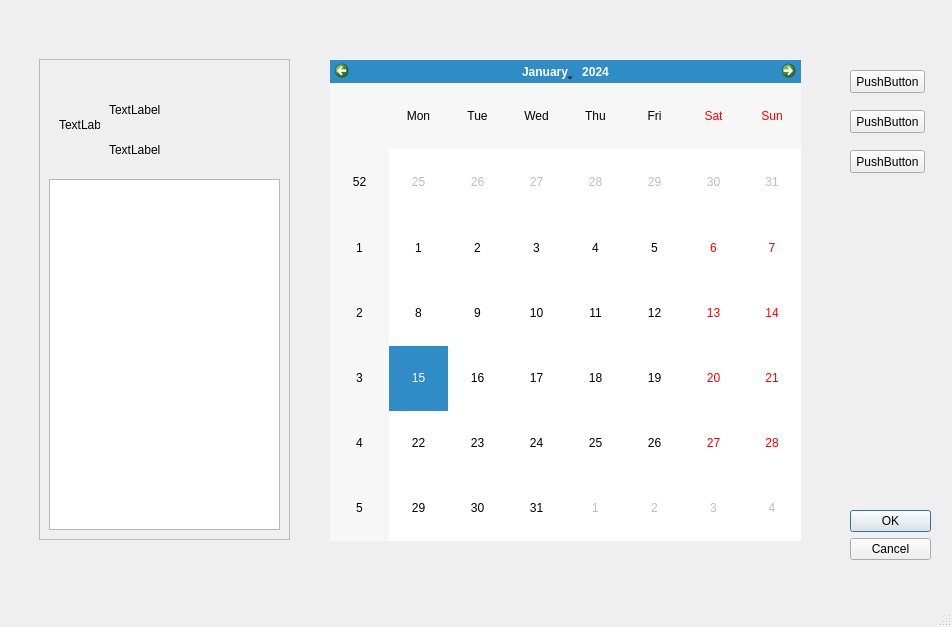
<?xml version="1.0" encoding="UTF-8"?>
<ui version="4.0">
 <class>Dialog</class>
 <widget class="QDialog" name="Dialog">
  <property name="geometry">
   <rect>
    <x>0</x>
    <y>0</y>
    <width>952</width>
    <height>627</height>
   </rect>
  </property>
  <property name="windowTitle">
   <string>Dialog</string>
  </property>
  <property name="sizeGripEnabled">
   <bool>true</bool>
  </property>
  <property name="modal">
   <bool>true</bool>
  </property>
  <widget class="QDialogButtonBox" name="buttonBox">
   <property name="geometry">
    <rect>
     <x>850</x>
     <y>510</y>
     <width>81</width>
     <height>101</height>
    </rect>
   </property>
   <property name="orientation">
    <enum>Qt::Vertical</enum>
   </property>
   <property name="standardButtons">
    <set>QDialogButtonBox::Cancel|QDialogButtonBox::Ok</set>
   </property>
  </widget>
  <widget class="QCalendarWidget" name="calendarWidget">
   <property name="geometry">
    <rect>
     <x>330</x>
     <y>60</y>
     <width>471</width>
     <height>481</height>
    </rect>
   </property>
  </widget>
  <widget class="QFrame" name="frame">
   <property name="geometry">
    <rect>
     <x>39</x>
     <y>59</y>
     <width>251</width>
     <height>481</height>
    </rect>
   </property>
   <property name="frameShape">
    <enum>QFrame::StyledPanel</enum>
   </property>
   <property name="frameShadow">
    <enum>QFrame::Raised</enum>
   </property>
   <widget class="QLabel" name="label">
    <property name="geometry">
     <rect>
      <x>20</x>
      <y>30</y>
      <width>41</width>
      <height>71</height>
     </rect>
    </property>
    <property name="text">
     <string>TextLabel</string>
    </property>
   </widget>
   <widget class="QLabel" name="label_2">
    <property name="geometry">
     <rect>
      <x>70</x>
      <y>30</y>
      <width>161</width>
      <height>41</height>
     </rect>
    </property>
    <property name="text">
     <string>TextLabel</string>
    </property>
   </widget>
   <widget class="QLabel" name="label_3">
    <property name="geometry">
     <rect>
      <x>70</x>
      <y>80</y>
      <width>161</width>
      <height>21</height>
     </rect>
    </property>
    <property name="text">
     <string>TextLabel</string>
    </property>
   </widget>
   <widget class="QListWidget" name="listWidget">
    <property name="geometry">
     <rect>
      <x>10</x>
      <y>120</y>
      <width>231</width>
      <height>351</height>
     </rect>
    </property>
   </widget>
  </widget>
  <widget class="QPushButton" name="pushButton">
   <property name="geometry">
    <rect>
     <x>850</x>
     <y>110</y>
     <width>75</width>
     <height>23</height>
    </rect>
   </property>
   <property name="text">
    <string>PushButton</string>
   </property>
  </widget>
  <widget class="QPushButton" name="pushButton_2">
   <property name="geometry">
    <rect>
     <x>850</x>
     <y>150</y>
     <width>75</width>
     <height>23</height>
    </rect>
   </property>
   <property name="text">
    <string>PushButton</string>
   </property>
  </widget>
  <widget class="QPushButton" name="pushButton_3">
   <property name="geometry">
    <rect>
     <x>850</x>
     <y>70</y>
     <width>75</width>
     <height>23</height>
    </rect>
   </property>
   <property name="text">
    <string>PushButton</string>
   </property>
  </widget>
 </widget>
 <resources/>
 <connections>
  <connection>
   <sender>buttonBox</sender>
   <signal>accepted()</signal>
   <receiver>Dialog</receiver>
   <slot>accept()</slot>
   <hints>
    <hint type="sourcelabel">
     <x>248</x>
     <y>254</y>
    </hint>
    <hint type="destinationlabel">
     <x>157</x>
     <y>274</y>
    </hint>
   </hints>
  </connection>
  <connection>
   <sender>buttonBox</sender>
   <signal>rejected()</signal>
   <receiver>Dialog</receiver>
   <slot>reject()</slot>
   <hints>
    <hint type="sourcelabel">
     <x>316</x>
     <y>260</y>
    </hint>
    <hint type="destinationlabel">
     <x>286</x>
     <y>274</y>
    </hint>
   </hints>
  </connection>
 </connections>
</ui>
